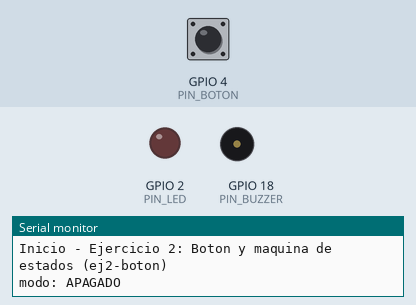
Recording of a program running on a simulated ESP32. Parts: output pins drawn as LEDs (lit = HIGH), buzzer (waves = sounding), the last lines printed to the serial monitor. Dashed ring = blinking. The test bench sets the inputs (shaded band); at power-on: GPIO 4 (PIN_BOTON) HIGH.

Above: at 1.2 s.
1.3 s: GPIO 4 (PIN_BOTON) pulled LOW for 0.15 s
At 2.3 s:
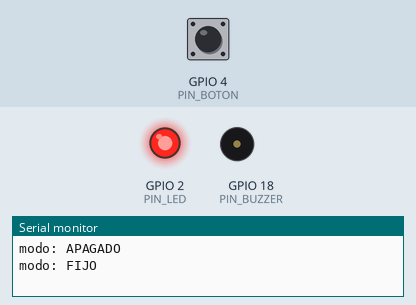
2.9 s: GPIO 4 (PIN_BOTON) pulled LOW for 1 s
At 4.19 s:
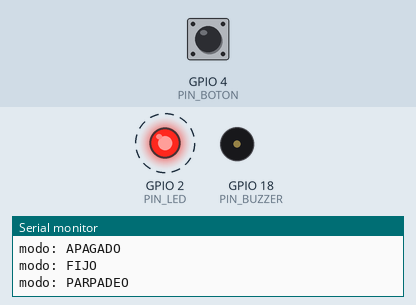
5.9 s: GPIO 4 (PIN_BOTON) pulled LOW for 0.15 s
At 7.0 s:
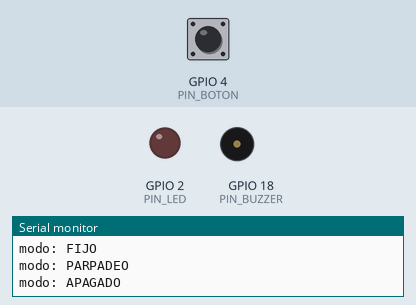
7.5 s: GPIO 4 (PIN_BOTON) pulled LOW for 3.2 s
At 8.2 s:
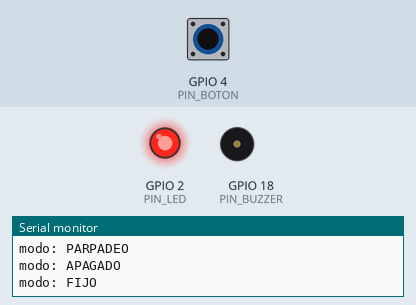
Timing chart, 0 to 10.5 s (numbered marks = the images above; inputs shaded):
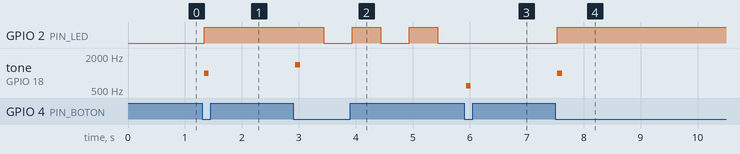

Measured:
- after the input at 1.3 s, GPIO 2 (PIN_LED): LOW → HIGH at once; tone on GPIO 18 (PIN_BUZZER): silent → 1000 Hz at once, → silent 0.08 s later
- after the input at 2.9 s, GPIO 2 (PIN_LED): alternates HIGH for 0.50 s and LOW for 0.50 s, starting after 0.54 s; tone on GPIO 18 (PIN_BUZZER): silent → 1400 Hz at once, → silent 0.08 s later
- after the input at 5.9 s, GPIO 2 (PIN_LED): stops changing and stays LOW; tone on GPIO 18 (PIN_BUZZER): silent → 600 Hz at once, → silent 0.08 s later
- after the input at 7.5 s, GPIO 2 (PIN_LED): LOW → HIGH at once; tone on GPIO 18 (PIN_BUZZER): silent → 1000 Hz at once, → silent 0.08 s later

The program:

main.cpp
```cpp
/*
 * Ejercicio 2 - Botón y máquina de estados (ej2-boton)
 * Máquina de 3 modos (APAGADO, FIJO, PARPADEO) controlada con un pulsador
 * con antirrebote por software (40 ms) y detección de flanco descendente.
 * Toda la temporización (antirrebote, parpadeo y beep de confirmación) usa millis().
 */

#include <Arduino.h>

// Pines y comunicación serie
constexpr uint8_t PIN_LED = 2;
constexpr uint8_t PIN_BOTON = 4;
constexpr uint8_t PIN_BUZZER = 18;
constexpr unsigned long SERIAL_BAUD = 115200;

// Umbrales y tiempos (en milisegundos)
constexpr unsigned long DEBOUNCE_MS = 40;
constexpr unsigned long INTERVALO_PARPADEO_MS = 500;
constexpr unsigned long DURACION_BEEP_MS = 80;

// Frecuencias del buzzer por modo (Hz)
constexpr unsigned int FREQ_BEEP_APAGADO_HZ = 600;
constexpr unsigned int FREQ_BEEP_FIJO_HZ = 1000;
constexpr unsigned int FREQ_BEEP_PARPADEO_HZ = 1400;

// Modos de la máquina de estados
enum class Modo {
  APAGADO,
  FIJO,
  PARPADEO
};

// Estado actual del sistema (el modo vive en una sola variable)
Modo modoActual = Modo::APAGADO;

// Estado del antirrebote por software
int lecturaAnteriorBoton = HIGH;
int estadoEstableBoton = HIGH;
unsigned long ultimoCambioBotonMs = 0;

// Estado del parpadeo (reutilizado del ejercicio 1) y del buzzer
bool ledEncendido = false;
unsigned long ultimoParpadeoMs = 0;
bool buzzerActivo = false;
unsigned long inicioBeepMs = 0;

const char* obtenerNombreModo(Modo modo) {
  switch (modo) {
    case Modo::APAGADO:
      return "APAGADO";
    case Modo::FIJO:
      return "FIJO";
    case Modo::PARPADEO:
      return "PARPADEO";
  }
  return "DESCONOCIDO";
}

void iniciarBeep(unsigned int frecuenciaHz, unsigned long ahoraMs) {
  tone(PIN_BUZZER, frecuenciaHz);
  inicioBeepMs = ahoraMs;
  buzzerActivo = true;
}

void actualizarBuzzer(unsigned long ahoraMs) {
  if (buzzerActivo && (ahoraMs - inicioBeepMs >= DURACION_BEEP_MS)) {
    noTone(PIN_BUZZER);
    buzzerActivo = false;
  }
}

void actualizarParpadeo(unsigned long ahoraMs) {
  if (ahoraMs - ultimoParpadeoMs >= INTERVALO_PARPADEO_MS) {
    ultimoParpadeoMs += INTERVALO_PARPADEO_MS;
    ledEncendido = !ledEncendido;
    digitalWrite(PIN_LED, ledEncendido ? HIGH : LOW);
  }
}

/**
 * Devuelve true una sola vez por cada pulsación válida (flanco HIGH -> LOW),
 * filtrando rebotes durante DEBOUNCE_MS.
 */
bool detectarPulsacion(unsigned long ahoraMs) {
  const int lecturaActual = digitalRead(PIN_BOTON);

  if (lecturaActual != lecturaAnteriorBoton) {
    ultimoCambioBotonMs = ahoraMs;
    lecturaAnteriorBoton = lecturaActual;
  }

  if (ahoraMs - ultimoCambioBotonMs >= DEBOUNCE_MS) {
    if (lecturaActual != estadoEstableBoton) {
      estadoEstableBoton = lecturaActual;
      // Con INPUT_PULLUP, el botón presionado lleva el pin a LOW
      if (estadoEstableBoton == LOW) {
        return true;
      }
    }
  }

  return false;
}

void cambiarSiguienteModo(unsigned long ahoraMs) {
  unsigned int frecuenciaBeep = FREQ_BEEP_APAGADO_HZ;

  switch (modoActual) {
    case Modo::APAGADO:
      modoActual = Modo::FIJO;
      frecuenciaBeep = FREQ_BEEP_FIJO_HZ;
      break;
    case Modo::FIJO:
      modoActual = Modo::PARPADEO;
      frecuenciaBeep = FREQ_BEEP_PARPADEO_HZ;
      // Arranca el parpadeo con el LED encendido un ciclo completo
      ultimoParpadeoMs = ahoraMs;
      ledEncendido = true;
      digitalWrite(PIN_LED, HIGH);
      break;
    case Modo::PARPADEO:
      modoActual = Modo::APAGADO;
      frecuenciaBeep = FREQ_BEEP_APAGADO_HZ;
      break;
  }

  Serial.print("modo: ");
  Serial.println(obtenerNombreModo(modoActual));
  iniciarBeep(frecuenciaBeep, ahoraMs);
}

void actualizarSalidaModo(unsigned long ahoraMs) {
  switch (modoActual) {
    case Modo::APAGADO:
      ledEncendido = false;
      digitalWrite(PIN_LED, LOW);
      break;
    case Modo::FIJO:
      ledEncendido = true;
      digitalWrite(PIN_LED, HIGH);
      break;
    case Modo::PARPADEO:
      actualizarParpadeo(ahoraMs);
      break;
  }
}

void setup() {
  pinMode(PIN_LED, OUTPUT);
  digitalWrite(PIN_LED, LOW);
  pinMode(PIN_BOTON, INPUT_PULLUP);
  pinMode(PIN_BUZZER, OUTPUT);

  lecturaAnteriorBoton = digitalRead(PIN_BOTON);
  estadoEstableBoton = lecturaAnteriorBoton;

  Serial.begin(SERIAL_BAUD);
  Serial.println();
  Serial.println("Inicio - Ejercicio 2: Boton y maquina de estados (ej2-boton)");
  Serial.print("modo: ");
  Serial.println(obtenerNombreModo(modoActual));

  const unsigned long inicioMs = millis();
  ultimoCambioBotonMs = inicioMs;
  ultimoParpadeoMs = inicioMs;
}

void loop() {
  const unsigned long ahoraMs = millis();

  if (detectarPulsacion(ahoraMs)) {
    cambiarSiguienteModo(ahoraMs);
  }

  actualizarSalidaModo(ahoraMs);
  actualizarBuzzer(ahoraMs);
}
```
